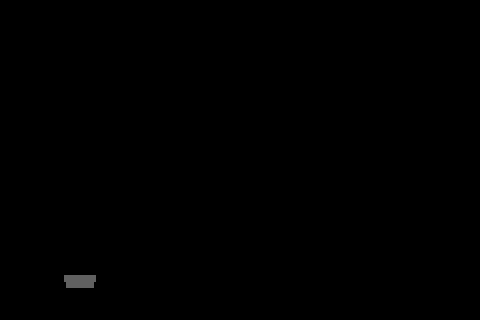

The image is a tile-based game level rendered from a .tmx file. Its description and source (layers, tilesets, objects; grid data summarised) follow:
An orthogonal 15x10 tile map with 32x32 px tiles, 1 tile layer (Blocks), 2 tilesets and 1 object (spawn).

<map version="1.0" orientation="orthogonal" width="15" height="10" tilewidth="32" tileheight="32">
 <tileset firstgid="1" name="ground_block" tilewidth="32" tileheight="32">
  <image source="block.png" trans="ff00ff" />
 </tileset>
 <tileset firstgid="2" name="pipe_finish" tilewidth="32" tileheight="32">
  <image source="pipe.png" trans="ff00ff" />
 </tileset>
 <layer name="Blocks" width="15" height="10">
  <data>[150 cells, 63 non-empty, 2 distinct tile ids]</data>
 </layer>
 <objectgroup name="Player props" width="15" height="10">
  <object name="spawn" x="32" y="32" />
 </objectgroup>
</map>
